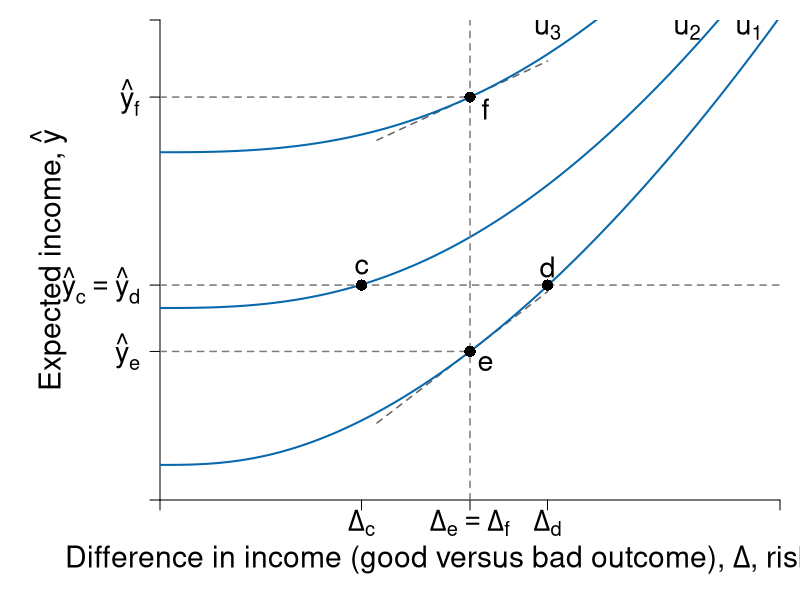

This figure's R source:
#' Graph Designer: Scott Cohn
#' Authors: Bowles and Halliday
#' Title: Coordination, Conflict and Competition: A Text in Microeconomics

library("shape")

pdf(file = "risk/risk_averse_dara_c.pdf", width = 9, height = 7)

# Set parameters for graphics
axislabelsize <- 1.8
labelsize <- 1.725
namesize <- 1.8
annotatesize <- 1.5
graphlinewidth <- 2
segmentlinewidth <- 1.5

COL <- c("#7fc97f", "#beaed4", "#fdc086", "#ffff99", "#386cb0", "#f0027f", "#bf5b17", "#666666")
COLA <- c("#e0f3db", "#99d8c9","#66c2a4","#41ae76", "#238b45", "#005824")
COLB <- c("#c6dbef", "#4eb3d3", "#2b8cbe", "#0868ac","#084081")
COLC <- c("#fcfbfd", "#efedf5", "#dadaeb", "#bcbddc", "#9e9ac8", "#807dba", "#6a51a3", "#54278f", "#3f007d")
grays <- gray.colors(25, start = 1, end = 0, alpha = 1)

a <- c(2, 4, 6)
par(mar =  c(5, 8, 1, 1))
xlims <- c(0, 10)
ylims <- c(0, 40)


u <- function(y, delta, a = 3.5, b = 0.1, c = 2){
  y^a - b * delta^c
}

indiff <- function(u, delta, a = 1.5, b = 0.5, c = 4){
  (u + b * delta^c )^(1/a)
}

slopeA <- function(g, slope1 = 0.25, slope2 = 0.08){
  slope1 + 2*slope2*g
}

indiffA2 <- function(g, intercept = 7.8, slope1 = 0.25, slope2 = 0.055){
  intercept  + slope1*g + slope2*g^2
}

slopeA2 <- function(g, slope1 = 0.25, slope2 = 0.055){
  slope1 + 2*slope2*g
}


slopeA3 <- function(g, slope1 = 0.25, slope2 = 0.01){
  slope1 + 2*slope2*g
}

tangentline <- function(b, m, x){
  m*x + b
}

#Plot command 
plot(0, 0, xlim = xlims, ylim = ylims, 
     type = "n",
     xlab = expression(paste("")),
     ylab = expression(paste("")), 
     axes = FALSE,
     cex.lab = axislabelsize, 
     bty = "n", 
     xaxs = "i", 
     yaxs = "i"
)

y1 <- indiff(5, 0.5*xlims[2], c = 2.7)
y2 <- indiff(64, 0.5*xlims[2], c = 2.7) - 4
y3 <- indiff(156, 0.5*xlims[2], c = 2.7)

ticksx <- c(0, 0.325*xlims[2], 0.5*xlims[2], 0.625*xlims[2], xlims[2])
xlabels <- c(NA, expression(paste(Delta[c])), expression(paste(Delta[e] == Delta[f])), expression(paste(Delta[d])), NA)
ticksy <- c(0, y1, y2, y3, ylims[2])
ylabels <- c(NA, expression(paste(hat(y)[e])), expression(paste(hat(y)[c] == hat(y)[d])), expression(paste(hat(y)[f])), NA)

axis(1, at = ticksx, pos = 0, labels = xlabels, cex.axis = labelsize)
axis(2, at = ticksy, pos = 0, labels = ylabels, las = 1, cex.axis = labelsize)

#Axis labels and draw linear utility function
#mtext(expression(paste("Difference in income (good versus bad outcome), ", Delta, ", risk")), side = 1, line = 2.5, cex = axislabelsize)
text(-1.8, 0.5*ylims[2], expression(paste("Expected income, ", hat(y))), xpd = TRUE, cex = axislabelsize, srt = 90) 
text(0.45*xlims[2], -5, expression(paste("Difference in income (good versus bad outcome), ", Delta, ", risk")), xpd = TRUE, cex = axislabelsize) 

npts <- 500 
xx1 <- seq(xlims[1], xlims[2], length.out = npts)
xx2 <- seq(0.5*xlims[2] - 1.5, 0.5*xlims[2] + 1.25, length.out = npts)

# tangent lines
lines(xx2, tangentline(x = xx2, m = 3.97626, b = -7.500294), col = grays[22], lwd = segmentlinewidth, lty = 2)
lines(xx2, tangentline(x = xx2, m = 2.39591, b = 21.5975), col = grays[22], lwd = segmentlinewidth, lty = 2)

# util curves
for (u in c(5, 64, 156) ) {
  lines(xx1, indiff(u, xx1, c = 2.7), col = COLB[4], lwd = graphlinewidth, lty = 1)  
}

# vertical delta segment
segments(0.5*xlims[2], 0, 0.5*xlims[2], ylims[2], col = grays[20], lwd = segmentlinewidth, lty = 2)

# horizontal segments
segments(0, y1, 0.5*xlims[2], y1, col = grays[20], lwd = segmentlinewidth, lty = 2)
segments(0, y2, indiff(5, 0.75*xlims[2], c = 2.7), y2, col = grays[20], lwd = segmentlinewidth, lty = 2)
segments(0, y3, 0.5*xlims[2], y3, col = grays[20], lwd = segmentlinewidth, lty = 2)

# points
points(0.5*xlims[2], y1, pch = 16, col = "black", cex = 1.5)
points(0.325*xlims[2], y2, pch = 16, col = "black", cex = 1.5)
points(0.625*xlims[2], y2, pch = 16, col = "black", cex = 1.5)
points(0.5*xlims[2], y3, pch = 16, col = "black", cex = 1.5)

# label points
text(0.5*xlims[2] + 0.25, y1 - 1, expression(paste(e)), cex = labelsize)
text(0.325*xlims[2], y2 + 1.5, expression(paste(c)), cex = labelsize)
text(0.625*xlims[2], y2 + 1.5, expression(paste(d)), cex = labelsize)
text(0.5*xlims[2] + 0.25, y3 - 1, expression(paste(f)), cex = labelsize)

# label indiff
text(0.95*xlims[2], 0.98*ylims[2], expression(paste(u[1])), cex = labelsize)
text(0.85*xlims[2], 0.98*ylims[2], expression(paste(u[2])), cex = labelsize)
text(0.625*xlims[2], 0.98*ylims[2], expression(paste(u[3])), cex = labelsize)

dev.off() 
